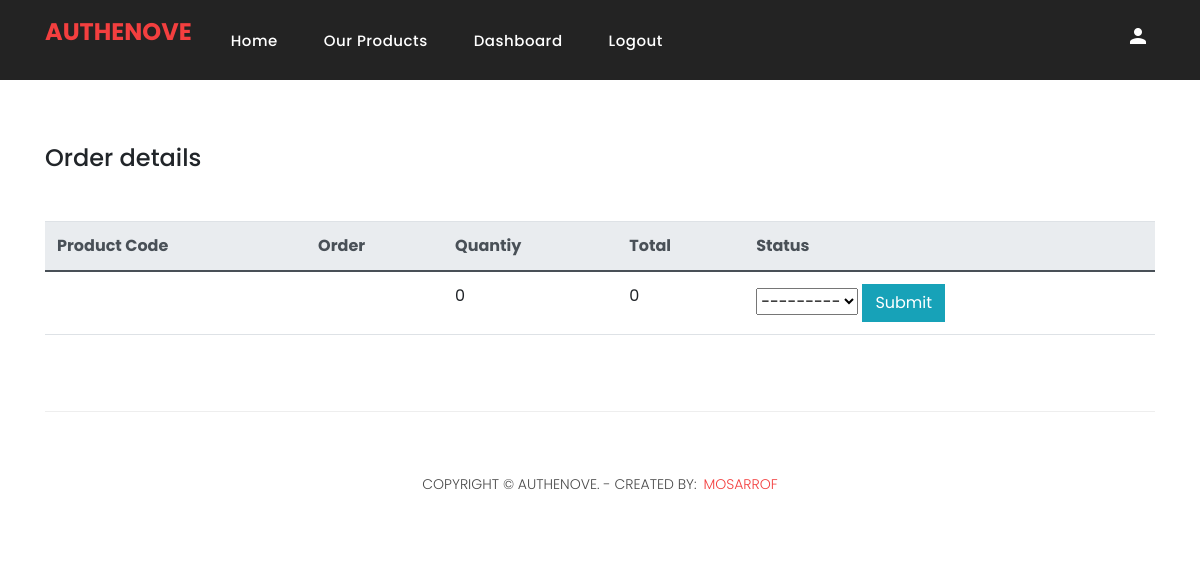
Page /dashboard/orders/order_details/1 (signed in) on the committed database.
### product/models.py (models this page shows, shortened)
class Order(models.Model):
    STATUS = [
        ( 'Pending', 'Pending' ),
        ( 'Shipping', 'Shipping' ),
        ( 'Delivered', 'Delivered' ),
    ]
    customer = models.ForeignKey( Customer, null=True, on_delete = models.SET_NULL )
    status = models.CharField( max_length=100, null=True, blank=True, choices=STATUS)
    date_created = models.DateTimeField(auto_now_add=True, null=True)
    complete = models.BooleanField(default=False)
    transaction_id = models.CharField(max_length=100, null=True, blank=True)
    @property
    def get_cart_total(self):
        orderitems = self.orderitem_set.all()
        total = sum([item.get_total for item in orderitems])
        return total
    @property
    def get_cart_items(self):
        orderitems = self.orderitem_set.all()
        total = sum([item.quantity for item in orderitems])
        return total

### product/decorators.py (the view)
    def wrapper_func(request, *args, **kwargs):
        group = None
        if request.user.groups.exists():
            group = request.user.groups.all()[0].name
        if group == 'customer':
            return redirect('home')
        if group == 'admin':
            return view_func(request, *args, **kwargs)

### product/form.py
class OrderForm(ModelForm):
    class Meta:
        model = Order
        fields = ['status']

### product/views.py (called while the page is built)
@login_required(login_url='login')
@admin_only
def updateOrder(request, pk):
    order = models.Order.objects.get(id=pk)
    orderItem = order.orderitem_set.all()
    ship_address = models.ShippingAddress.objects.filter(order= order)
    form = OrderForm(instance=order)
    if request.method == 'POST':
        form = OrderForm(request.POST, instance=order)
        if form.is_valid():
            form.save()
            return redirect('orders')
    context =  {
        'form':form,
        'order': order,
        'orderItem':orderItem,
        'ship_address': ship_address,
        }
    return render(request, 'product/order_details.html', context)

### product/templates/product/order_details.html (shortened to what this page needs)
{% extends 'main.html' %}
{% block content %}
    {% include "product/line_break.html" %}
    <div class="container">
    <div class="row">
        <div class="col-md">
            <h4 class="mb-4">Order details</h4>
            <br>
            <table class="table">
                <thead class="thead-light">
                    <tr>
                        <th scope="col">Product Code</th>
                        <th scope="col">Order</th>
                        <th scope="col">Quantiy</th>
                        <th scope="col">Total</th>
                        <th scope="col">Status</th>
                    </tr>
                </thead>
                <tbody>
                        <tr>
                            <td>
                            </td>
                            <td>
                            </td>
                            <td>
                                {{ order.get_cart_items }}
                            </td>
                            <td>{{order.get_cart_total}}</td>
                            <td>
                            <form action="" method="POST">
                                {{form.status}}
                                <input type="submit" class="btn btn-info">
                            </form>
                            </td>
                        </tr>
                </tbody>
            </table>
        </div>
    </div>
    </div>
{% endblock content %}

### static/assets/css/templatemo-sixteen.css (style rules this page uses)
body { font-family: 'Poppins', sans-serif; overflow-x: hidden; text-rendering: optimizeLegibility; -webkit-font-smoothing: antialiased; -moz-osx-font-smoothing: grayscale; }
h1,h2,h3,h4,h5,h6 { margin: 0px; }

### static/main/css/main.css (style rules this page uses)
.btn { border-radius: 0; }

### rows in the picture
Order: get_cart_items "0", get_cart_total "0", status "---------"
